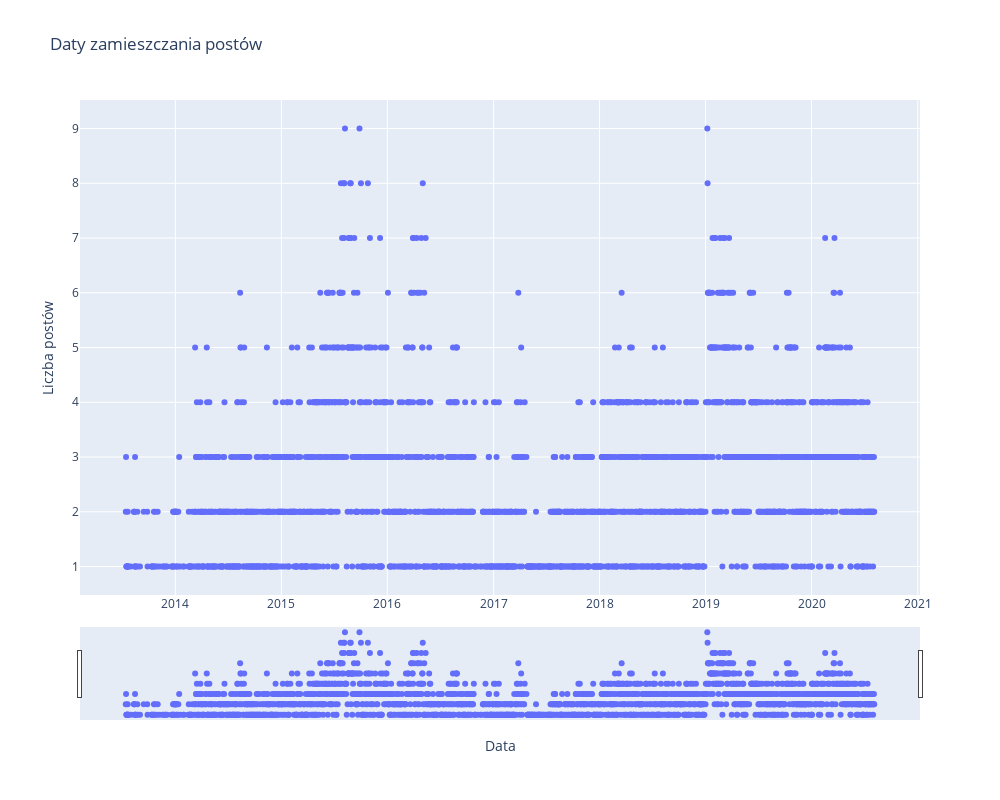

Source (notebook cell):
### Code cell
trace0 = go.Scatter(
   x = dfg_dt.index,
   y = dfg_dt.values,
   mode='markers',
   name='Oryg'
)

data = [trace0]
layout = go.Layout(title = "Daty zamieszczania postów", xaxis = {'title':'Data'}, yaxis = {'title':'Liczba postów'}, width=1000, height=800)
fig = go.Figure(data = data, layout = layout)

fig.update_layout(
    xaxis=dict(
        rangeslider=dict(
            visible=True
        ),
        type="date"
    )
)

iplot(fig)

### Figure 1 — Plotly figure (JSON) as saved in the notebook; plotly's stock layout.template omitted (floating-point values rounded to 4 significant figures; data arrays with more than 128 entries replaced by an {"elided": "..."} marker saying what was removed)
{"data": [{"mode": "markers", "name": "Oryg", "type": "scatter", "x": {"elided": "2169 str values"}, "y": {"elided": "2169 int values"}}], "layout": {"height": 800, "title": {"text": "Daty zamieszczania postów"}, "width": 1000, "xaxis": {"rangeslider": {"visible": true}, "title": {"text": "Data"}, "type": "date"}, "yaxis": {"title": {"text": "Liczba postów"}}}}
